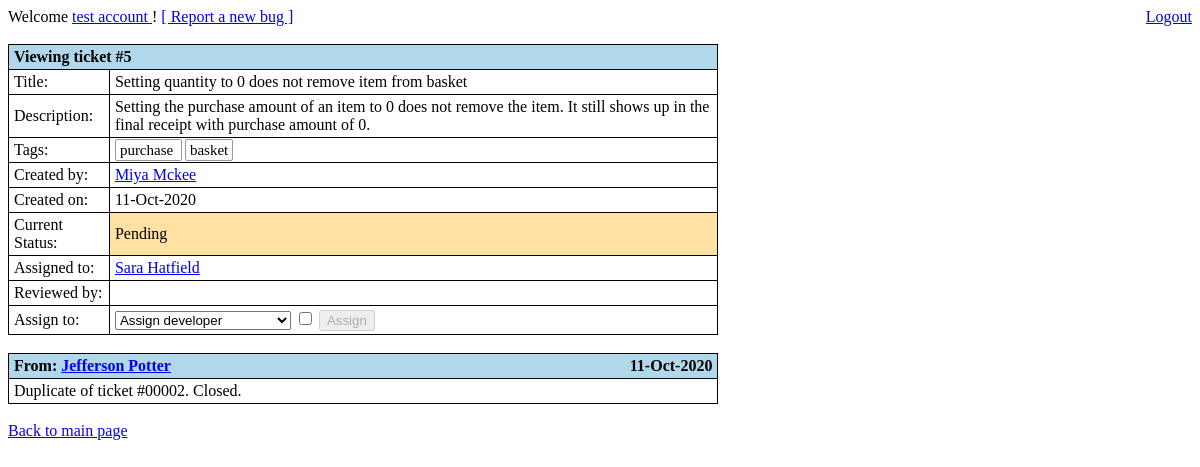
Screenshot of /view_ticket_info.php?t=5 (signed in) with the database file from the repository.
### tables this page shows
CREATE TABLE IF NOT EXISTS `accounts` (
  `id` varchar(10) NOT NULL,
  `first_name` varchar(16) NOT NULL,
  `last_name` varchar(16) NOT NULL,
  `password` varchar(20) NOT NULL,
  `dob` date NOT NULL,
  `account_type` varchar(16) NOT NULL,
  `experience` tinyint(4) NOT NULL,
  PRIMARY KEY (`id`)
);

CREATE TABLE IF NOT EXISTS `tickets` (
  `id` smallint(5) NOT NULL AUTO_INCREMENT,
  `title` varchar(80) NOT NULL,
  `description` text NOT NULL,
  `created_by` varchar(10) NOT NULL,
  `created_date` date NOT NULL,
  `tags` varchar(127) NOT NULL,
  `status` varchar(16) NOT NULL,
  `assigned_to` varchar(10) NOT NULL,
  `reviewed_by` varchar(10) NOT NULL,
  `duplicate_of` smallint(5) DEFAULT NULL,
  PRIMARY KEY (`id`)
);

CREATE TABLE IF NOT EXISTS `comments` (
  `ticket_id` smallint(5) NOT NULL,
  `account_id` varchar(10) NOT NULL,
  `created_date` date NOT NULL,
  `comment` text NOT NULL,
  PRIMARY KEY (`ticket_id`,`account_id`,`created_date`)
);

### include/funcs/sql_funcs.php (called while the page is built, shortened)
<?php
	require_once("include/class/ClassAccount.php");
	require_once("include/class/ClassTicket.php");
	function str_clean(&$string){
		return mysqli_real_escape_string($GLOBALS['mysql_link'], trim($string));;
	}
	function db_query($query){
		$result = mysqli_query($GLOBALS['mysql_link'], $query);
		$error = mysqli_error($GLOBALS['mysql_link']);
		return $result;
	}
	function get_comments($ticket_id){
		$ticket_id = (int)$ticket_id;
		$query = db_query("SELECT * FROM `comments` WHERE `ticket_id` = {$ticket_id} ORDER BY `created_date` DESC;");
		$output = [];
		while($row = mysqli_fetch_assoc($query)){
			$output[] = $row;
		}
		return $output;
	}
?>

### include/class/ClassAccount.php (called while the page is built, shortened)
<?php
	require_once("include/funcs/sql_funcs.php");
	class Account{
		private $first_name;
		private $last_name;
		private $account_type;
		function __construct($id){
			$id = str_clean($id);
			$query = db_query("SELECT * FROM `accounts` WHERE `id` = '{$id}' LIMIT 1;");
			$result = mysqli_fetch_assoc($query);
			if(mysqli_num_rows($query) == 1){
				$this->id = $result['id'];
				$this->first_name = $result['first_name'];
				$this->last_name = $result['last_name'];
				$this->account_type = $result['account_type'];
			}else{
				throw new Exception("User not found.");
			}
		}
		function get_full_name(){
			return $this->first_name . " " . $this->last_name;
		}
		function is_norm(){
			return ($this->account_type == "user");
		}
		function is_tri(){
			return $this->account_type == "triager";
		}
		function is_admin(){
			return ($this->account_type == "admin" || $this->account_type == "administrator");
		}
	}
?>

### include/class/ClassTicket.php (called while the page is built, shortened)
<?php
	require_once("include/funcs/sql_funcs.php");
	class Ticket{
		private $created_by;
		private $created_date;
		private $title;
		private $description;
		private $tags;
		private $status;
		private $assigned_to;
		function __construct($ticket_id, $as_user = NULL){
			$ticket_id = str_clean($ticket_id);
			$query = db_query("SELECT * FROM `tickets` WHERE `id` = '{$ticket_id}' LIMIT 1;");
			$result = mysqli_fetch_assoc($query);
			if(mysqli_num_rows($query) == 1){
				$this->ticket_id = $result['id'];
				$this->title = $result['title'];
				$this->description = $result['description'];
				$this->created_by =  new Account($result['created_by']);
				$this->created_date = $result['created_date'];
				$this->tags = $result['tags'];
				$this->status = $result['status'];
				if(!is_null($as_user)){
					$this->viewed_by = new Account(str_clean($as_user));
					if(!$this->viewed_by->is_norm()){
						try{
							$this->assigned_to = new Account($result['assigned_to']);
						}catch(Exception $e){
						}
					}
				}
			}else{
				throw new Exception("Ticket not found.");
			}
		}
		function get_created_by(){
			return $this->created_by;
		}
		function get_created_date(){
			return $this->created_date;
		}
		function get_title(){
			return $this->title;
		}
		function get_description(){
			return $this->description;
		}
		function get_tags(){
			return $this->tags;
		}
		function get_status(){
			return $this->status;
		}
		function get_assigned_to(){
			return $this->assigned_to;
		}
	}
?>

### view_ticket_info.php (the view, shortened to what this page needs)
<?php
	require_once("include/funcs/sql_funcs.php");
	$account = new Account($_SESSION['username']);
	try{
		$ticket = new Ticket((int)$_GET['t'], $_SESSION['username']);
	}catch(Exception $e){
		header("location: view_all_tickets.php");
		@mysqli_close($GLOBALS['mysql_link']);
		exit();
	}
?>
<!DOCTYPE html>
<html lang='en'>
	<head>
		<link rel='stylesheet' href='include/css/main.css'>
	</head>
	<body>
		<?php include("include/templates/header.php"); ?>
		<table id='ticket_details' class='basic_table' style='width:60%;'>
			<tr>
				<td colspan='2'>
					Viewing ticket #<?php echo (int)$_GET['t']; ?>
				</td>
			</tr>
			<tr>
				<td>
					Title:
				</td>
				<td>
					<?php echo $ticket->get_title(); ?>
				</td>
			</tr>
			<tr>
				<td>
					Description:
				</td>
				<td>
					<?php echo $ticket->get_description(); ?>
				</td>
			</tr>
			<tr>
				<td>
					Tags:
				</td>
				<td>
					<?php
						$tag_array = explode(",", $ticket->get_tags());
						foreach($tag_array as $tag){
					?>
							<span class='ticket_tag' style='cursor:auto;'>
									<?php echo $tag; ?>
							</span>
					<?php
						}
					?>
				</td>
			</tr>
			<tr>
				<td>
					Created by:
				</td>
				<td>
					<a href='account_info.php?a=<?php echo $ticket->get_created_by()->id; ?>'>
						<?php echo $ticket->get_created_by()->get_full_name(); ?>
					</a>
				</td>
			</tr>
			<tr>
				<td>
					Created on:
				</td>
				<td>
					<?php echo date('d-M-Y', strtotime($ticket->get_created_date())); ?>
				</td>
			</tr>
			<tr>
				<td>
					Current Status:
				</td>
				<td class='<?php echo $ticket->get_status(); ?>_ticket'>
					<?php echo ucfirst($ticket->get_status()); ?>
				</td>
			</tr>
			<?php
				if(!$account->is_norm()){
			?>
					<tr>
						<td>
							Assigned to:
						</td>
						<td>
							<?php echo (is_object($ticket->get_assigned_to()) ? "<a href='account_info.php?a={$ticket->get_assigned_to()->id}'>{$ticket->get_assigned_to()->get_full_name()}</a>" : ""); ?>
						</td>
					</tr>
					<tr>
						<td>
							Reviewed by:
						</td>
						<td>
						</td>
					</tr>
			<?php
				}
				if($account->is_tri() || $account->is_admin()){
			?>
					<tr>
						<td>
							Assign to:
						</td>
						<td>
							 <form action='ticket_assign.php' method='POST'>
								<select name='developer'>
									<option value='0'>Assign developer</option>
								</select>
								<input type='checkbox' class='confirm_checkbox' name='ticket_id' value='<?php echo $ticket->ticket_id; ?>' />
								<input type='submit' id='confirm_<?php echo $ticket->ticket_id; ?>' value='Assign' disabled/>
							</form>
						</td>
					</tr>
			<?php
				}
			?>
		</table>
		<br />
		<?php
			$all_comments = get_comments((int)$_GET['t']);
			foreach($all_comments as $this_comment){
				$poster = new Account($this_comment['account_id']);
		?>
				<table class='basic_table' style='width:60%;'>
					<tr>
						<td>
							<span style='float:left'>From: <a href='account_info.php?a=<?php echo $this_comment['account_id']; ?>'><?php echo $poster->get_full_name(); ?></a></span> <span style='float:right'><?php echo date('d-M-Y', strtotime($this_comment['created_date'])); ?></span>
						</td>
					</tr>
					<tr>
						<td>
							<?php echo $this_comment['comment']; ?>
						</td>
					</tr>
				</table>
				<br />
		<?php
			}
		?>
		<a href='view_all_tickets.php'>Back to main page</a>
	</body>
</html>

### include/templates/header.php
<div style='float:left;'>
	Welcome
	<a href='#'>
		<?php echo $account->get_full_name(); ?>
	</a>!
	<a href='report_bug.php'>
		[ Report a new bug ]
	</a>
</div>
<div style='float:right;'>
	<a href='logout.php'>
		Logout
	</a>
</div>
<br />
<br />

### include/css/main.css (style rules this page uses)
.basic_table { border: 1px solid #000000; border-collapse: collapse; }
.basic_table tr td { border: 1px solid #000000; padding: 3px 5px; }
.basic_table tr:first-child td { background-color:#B0D8EA; font-weight: bold; }
.ticket_tag { border-radius: 2px; border: 1px solid #999999; font-size: 15px; padding: 2px 4px; margin-right: 3px; cursor: pointer; }
.pending_ticket { background-color: #FFE1A3; }

### rows the page displays
accounts: $account->get_full_name() "test account"
tickets: title "Setting quantity to 0 does not remove item from basket", description "Setting the purchase amount of an item to 0 does not remove the item. It still shows up in the final receipt with purchase amount of 0.", tags "purchase", tags "basket", created_date "11-Oct-2020", status "Pending"
accounts: $ticket->get_created_by()->get_full_name() "Miya Mckee"
accounts: $ticket->get_assigned_to()->get_full_name() "Sara Hatfield"
comments: account.last_name "Jefferson Potter", created_date "11-Oct-2020", comment "Duplicate of ticket #00002. Closed."

### other values shown
$_GET['t'] "5"
